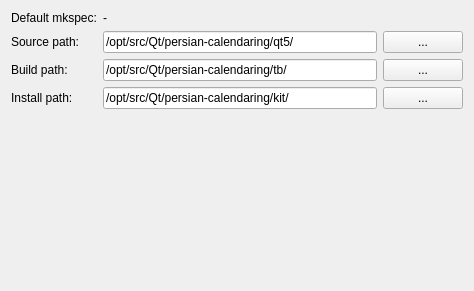
<?xml version="1.0" encoding="UTF-8"?>
<ui version="4.0">
 <class>PageSelectPaths</class>
 <widget class="QWizardPage" name="PageSelectPaths">
  <property name="geometry">
   <rect>
    <x>0</x>
    <y>0</y>
    <width>474</width>
    <height>291</height>
   </rect>
  </property>
  <property name="windowTitle">
   <string>WizardPage</string>
  </property>
  <property name="title">
   <string>Select paths</string>
  </property>
  <layout class="QFormLayout" name="formLayout">
   <item row="1" column="0">
    <widget class="QLabel" name="label">
     <property name="text">
      <string>Source path:</string>
     </property>
    </widget>
   </item>
   <item row="1" column="1">
    <layout class="QHBoxLayout" name="horizontalLayout">
     <item>
      <widget class="QLineEdit" name="lineEditSourcePath">
       <property name="text">
        <string>/opt/src/Qt/persian-calendaring/qt5/</string>
       </property>
      </widget>
     </item>
     <item>
      <widget class="QPushButton" name="pushButtonSelectSourcePath">
       <property name="sizePolicy">
        <sizepolicy hsizetype="Maximum" vsizetype="Fixed">
         <horstretch>0</horstretch>
         <verstretch>0</verstretch>
        </sizepolicy>
       </property>
       <property name="text">
        <string>...</string>
       </property>
      </widget>
     </item>
    </layout>
   </item>
   <item row="2" column="0">
    <widget class="QLabel" name="label_2">
     <property name="text">
      <string>Build path:</string>
     </property>
    </widget>
   </item>
   <item row="2" column="1">
    <layout class="QHBoxLayout" name="horizontalLayout_2">
     <item>
      <widget class="QLineEdit" name="lineEditBuildPath">
       <property name="text">
        <string>/opt/src/Qt/persian-calendaring/tb/</string>
       </property>
      </widget>
     </item>
     <item>
      <widget class="QPushButton" name="pushButtonSelectBuildPath">
       <property name="sizePolicy">
        <sizepolicy hsizetype="Maximum" vsizetype="Fixed">
         <horstretch>0</horstretch>
         <verstretch>0</verstretch>
        </sizepolicy>
       </property>
       <property name="text">
        <string>...</string>
       </property>
      </widget>
     </item>
    </layout>
   </item>
   <item row="3" column="0">
    <widget class="QLabel" name="label_3">
     <property name="text">
      <string>Install path:</string>
     </property>
    </widget>
   </item>
   <item row="3" column="1">
    <layout class="QHBoxLayout" name="horizontalLayout_3">
     <item>
      <widget class="QLineEdit" name="lineEditInstallPath">
       <property name="text">
        <string>/opt/src/Qt/persian-calendaring/kit/</string>
       </property>
      </widget>
     </item>
     <item>
      <widget class="QPushButton" name="pushButtonSelectInstallPath">
       <property name="sizePolicy">
        <sizepolicy hsizetype="Maximum" vsizetype="Fixed">
         <horstretch>0</horstretch>
         <verstretch>0</verstretch>
        </sizepolicy>
       </property>
       <property name="text">
        <string>...</string>
       </property>
      </widget>
     </item>
    </layout>
   </item>
   <item row="0" column="0">
    <widget class="QLabel" name="label_4">
     <property name="text">
      <string>Default mkspec:</string>
     </property>
    </widget>
   </item>
   <item row="0" column="1">
    <widget class="QLabel" name="labelDefaultMkspec">
     <property name="text">
      <string>-</string>
     </property>
    </widget>
   </item>
  </layout>
 </widget>
 <resources/>
 <connections/>
</ui>
